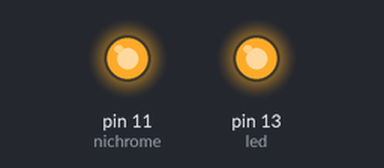
The sketch below on a simulated Arduino Uno, built with avr-gcc and run on an emulated ATmega328P. On the bench: output pins drawn as LEDs (lit = HIGH). What the sketch prints to the serial monitor is not drawn.

Above: at 3.1 s.
At 7.1 s:
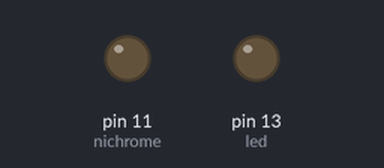
Timing chart, 0 to 8.6 s (numbered marks = the images above):
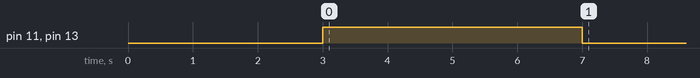

The sketch:

testNichrome.ino
```cpp
// Test the nichrome on pin 11

#include "CSNichrome.h"

// *** Data and objects
int nichrome = 11;
int led = 13;
long currentTime = 0;

CSNichrome cutter; // Stack definition

void setup() {
    Serial.begin(9600);
    pinMode(nichrome, OUTPUT);
    pinMode(led, OUTPUT);

    cutter.init(11);
    Serial.println("Starting...");
    delay(3000);

    Serial.println("Cutting...");
    digitalWrite(nichrome, HIGH);
    digitalWrite(led, HIGH);
    delay(4000);
    digitalWrite(nichrome, LOW);
    digitalWrite(led, LOW);

}


int state = 0;
    int wait = 0;
    int cut = 1;
void loop() {
    // currentTime = millis();
    //
    // if (state == wait) {
    //     Serial.println("State 1");
    //     if (currentTime > 6000) {
    //         state = 1;
    //         cutter.start(currentTime, 4000);
    //         digitalWrite(led, HIGH);
    //     }
    // }
    //
    // if (state == cut) {
    //     Serial.print("State 2. Doing: ");
    //     Serial.println(cutter.hold(currentTime));
    //     if (currentTime > 20000) {
    //         state = 2; // breaks
    //         cutter.end();
    //         digitalWrite(led, LOW);
    //     }
    // }
    //
    // delay(300);
}


// *** Funcs
void cutNichrome(int seconds) {
    // Start cut
    digitalWrite(nichrome, HIGH);

    for (int i = 0; i < seconds; i++) {
        digitalWrite(led, HIGH); delay(500);
        digitalWrite(led, LOW); delay(500);
    }

    // End cut
    digitalWrite(nichrome, LOW);
}
```

CSNichrome.cpp
```cpp
// Implementation file for CSNichrome

#include <Arduino.h>
#include "CSNichrome.h"

// Initialize data variables and set nichrome pin as OUTPUT
void CSNichrome::init(int p) {
    pin = p;
    pinMode(pin, OUTPUT);

    duration = 0;
    startTime = 0;
}

// Set variables and begin cutting
void CSNichrome::start(long st, int dur) {
    //this->startTime = startTime; // Can use this reference for setting
    startTime = st;
    duration = dur;
    digitalWrite(pin, HIGH);
    digitalWrite(13, HIGH);
}

// Keep cutting until time runs out
int CSNichrome::hold(long t) {
    if (t < startTime + duration) {
        digitalWrite(pin, HIGH);
        digitalWrite(13, HIGH);
        return 1;
    } else {
        digitalWrite(pin, LOW);
        digitalWrite(13, LOW);
        return 0;
    }
}

// Terminate cutting process
void CSNichrome::end() {
    duration = 0;
    digitalWrite(pin, LOW);
    digitalWrite(13, LOW);
}
```

CSNichrome.h
```cpp
// Header file for CSNichrome
// Stephen Flores
// Implement functions to heat the wire for a specified period of time.

// NOTE: Requires passing the current time to the functions.

// To use:
// Upon transitioning to the release state, call start(currentTime, duration) to
// set the start and duration for the cut. All times are in ms. Start() will
// then set the pin to HIGH, which will start the cut. It is only meant to be
// called once during a state transition, immediately followed by hold().

// The hold(currentTime) function ensures that the pin stays HIGH while
// currentTime < startTime + duration. Once currentTime exceeds this threshold,
// hold() will set the pin to LOW, thus ending the cutting process.

// The end() function is just there cuz I think it should be there. It will
// set the pin to LOW, and set duration to 0, so if hold() is called again,
// then it will immeadiately fall to the else case.

#ifndef _CSNichrome_h
#define _CSNichrome_h

class CSNichrome {
public:
    void init(int p);
    void start(long st, int dur);
    int hold(long t);
    void end();
private:
    int pin;
    int duration;
    long startTime;
};


#endif
```
